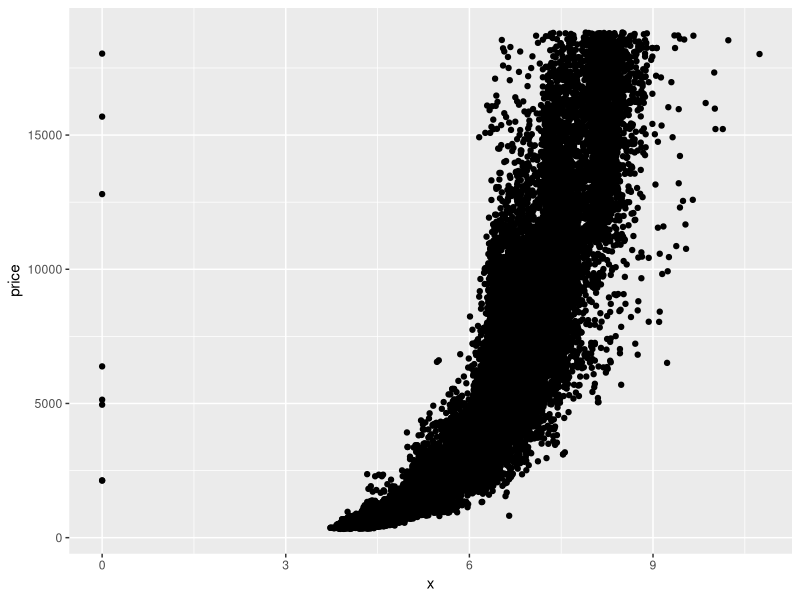
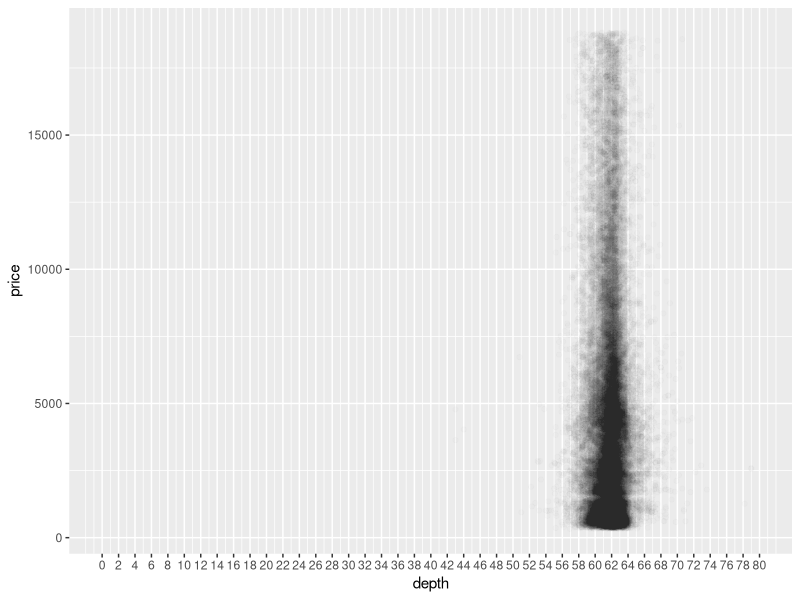
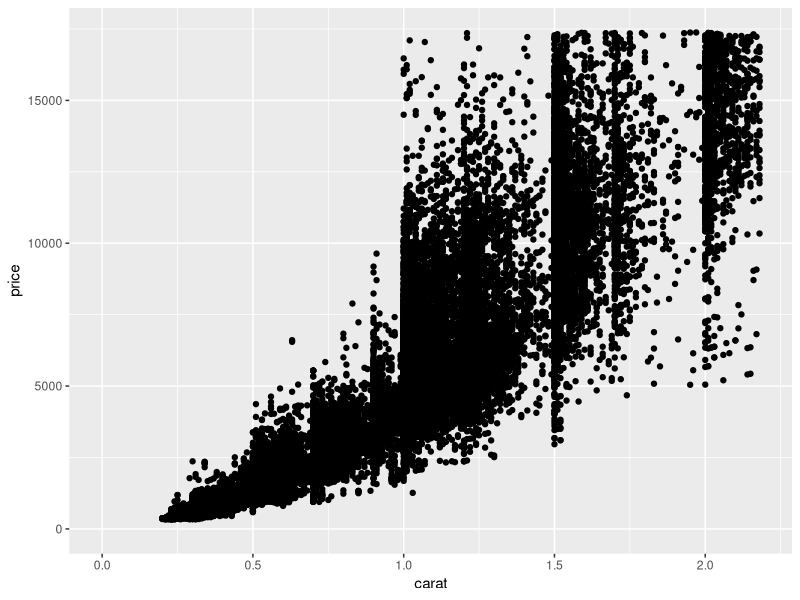
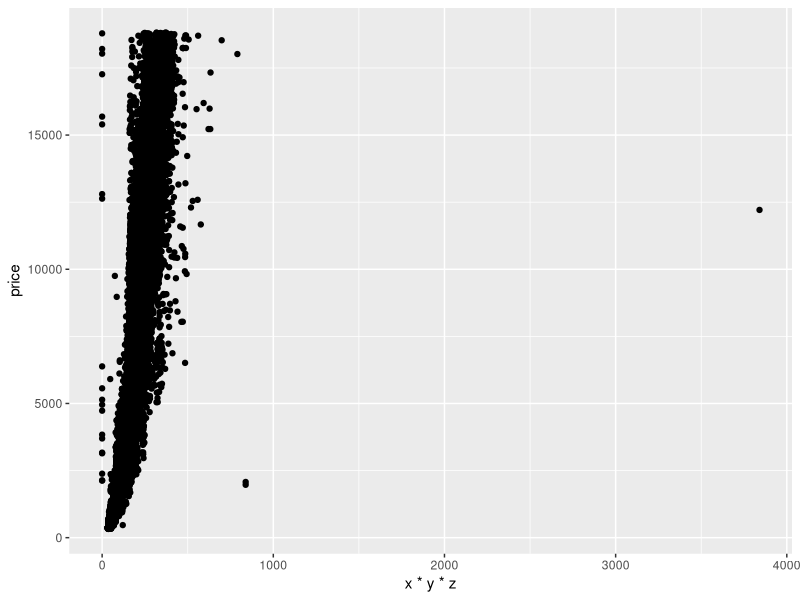
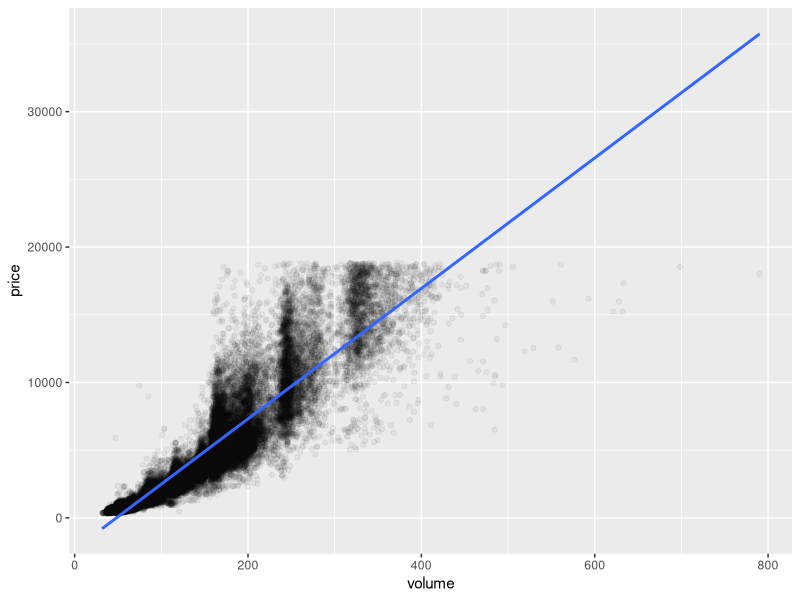
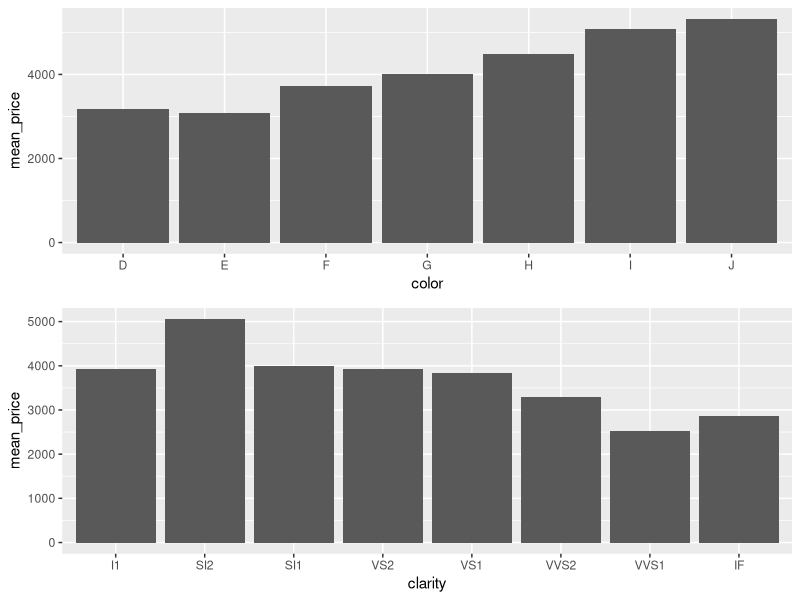

These charts were generated, in order, by the following R code:
## ---- chunk 1
knitr::opts_chunk$set(echo = TRUE)
## ---- chunk 2
#setwd("D:/DOCUMENTS/LEARNING/DAND/DAND4 EDA - R/PS4_Two_Var")
## ---- chunk 3
library(ggplot2)
data(diamonds)
names(diamonds)
str(diamonds)
?diamonds
## ---- chunk 4
ggplot(aes(x = x, y = price), data = diamonds) + 
  geom_point()
## ---- chunk 5
cor.test(diamonds$price, diamonds$x)
cor.test(diamonds$price, diamonds$y)
cor.test(diamonds$price, diamonds$z)
## ---- chunk 6
ggplot(aes(x = depth, y = price), data = diamonds) + 
  geom_point(alpha = 0.01) + 
  scale_x_continuous(limits = c(0, 80), breaks = seq(0, 80, 2))
## ---- chunk 7
cor.test(diamonds$price, diamonds$depth)
## ---- chunk 8
ggplot(aes(x = carat, y = price), data = diamonds) + 
  geom_point() + 
  xlim(0, quantile(diamonds$carat, 0.99)) + 
  ylim(0, quantile(diamonds$price, 0.99))
## ---- chunk 9
ggplot(aes(x = x*y*z, y = price), data = diamonds) + 
  geom_point()

diamonds$volume <- with(diamonds, x*y*z)
## ---- chunk 10
with(subset(diamonds, volume > 0 & volume <= 800) , cor.test(price, volume))
## ---- chunk 11
volsub = subset(diamonds, volume > 0 & volume <= 800)
with(volsub, cor.test(price, volume))
## ---- chunk 12
# put a volume variable in the diamonds data set
diamonds$volume <- with(diamonds, x*y*z)

# exclude volumes at 0 or above 800
volume_0_800 = subset(diamonds, volume > 0 & volume <= 800)

ggplot(aes(x = volume, y = price), data = volume_0_800) + 
  geom_point(alpha = 1/20) + 
  geom_smooth(method = 'lm')
## ---- chunk 13
suppressMessages(library(dplyr))
# group data by clarity
clarityGroup <- group_by(diamonds, clarity)
# new data frame as specified by instructions
diamondsByClarity <- summarise(clarityGroup, 
                               mean_price = mean(price), 
                               median_price = median(price), 
                               min_price = min(price), 
                               max_price = max(price), 
                               n = n())
## ---- chunk 14
data(diamonds)
library(dplyr)

diamonds_by_clarity <- group_by(diamonds, clarity)
diamonds_mp_by_clarity <- summarise(diamonds_by_clarity, mean_price = mean(price))

diamonds_by_color <- group_by(diamonds, color)
diamonds_mp_by_color <- summarise(diamonds_by_color, mean_price = mean(price))
## ---- chunk 15
library(gridExtra)
p1 <- ggplot(aes(x = color, y = mean_price), data = diamonds_mp_by_color) + 
  geom_bar(stat = 'identity')
p2 <- ggplot(aes(x = clarity, y = mean_price), data = diamonds_mp_by_clarity) +   geom_bar(stat = 'identity')
grid.arrange(p1, p2)
